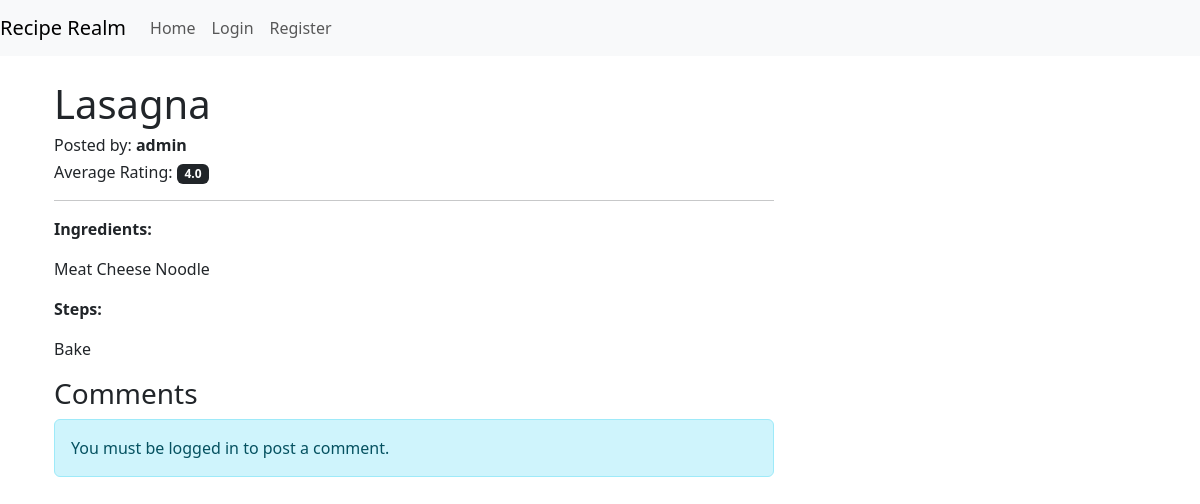
Screenshot of /recipe/2 with the database file from the repository.
### models.py (models this page shows)
class Recipe(db.Model):
    id = db.Column(db.Integer, primary_key=True)
    title = db.Column(db.String(200), nullable=False)
    ingredients = db.Column(db.Text, nullable=False)
    steps = db.Column(db.Text, nullable=False)
    author_id = db.Column(db.Integer, db.ForeignKey('user.id'), nullable=False)
    ratings = db.relationship('Rating', backref='recipe', lazy=True)
    @property
    def average_rating(self):
        total_ratings = len(self.ratings)
        if total_ratings == 0:
            return 0
        return sum([rating.value for rating in self.ratings]) / total_ratings

class User(db.Model, UserMixin):
    id = db.Column(db.Integer, primary_key=True)
    username = db.Column(db.String(150), nullable=False, unique=True)
    email = db.Column(db.String(150), nullable=False, unique=True)
    password = db.Column(db.String(150), nullable=False)
    recipes = db.relationship('Recipe', backref='author', lazy=True)
    comments = db.relationship('Comment', backref='user', lazy=True)  # Added backref to the Comment model
    bio = db.Column(db.String(500), nullable=True)
    profile_picture = db.Column(db.String(20), nullable=False, default='default.jpg')

class Rating(db.Model):
    id = db.Column(db.Integer, primary_key=True)
    value = db.Column(db.Float, nullable=False)
    user_id = db.Column(db.Integer, db.ForeignKey('user.id'), nullable=False)
    recipe_id = db.Column(db.Integer, db.ForeignKey('recipe.id'), nullable=False)
    __table_args__ = (db.UniqueConstraint('user_id', 'recipe_id', name='_user_recipe_uc'),)

### app.py (the view)
@app.route('/recipe/<int:recipe_id>', methods=['GET', 'POST'])
def recipe_detail(recipe_id):
    recipe = Recipe.query.get_or_404(recipe_id)
    form = CommentForm()  # Existing comment form
    rate_form = RatingForm()  # New rating form
    if form.validate_on_submit() and current_user.is_authenticated:
        comment = Comment(content=form.content.data, user_id=current_user.id, recipe_id=recipe_id)
        db.session.add(comment)
        db.session.commit()
        flash('Your comment has been posted!', 'success')
        return redirect(url_for('recipe_detail', recipe_id=recipe.id))
    if rate_form.validate_on_submit() and current_user.is_authenticated:
        rating = Rating(value=rate_form.rating_value.data, user_id=current_user.id, recipe_id=recipe_id)
        db.session.add(rating)
        db.session.commit()
        flash('Thanks for rating!', 'success')
        return redirect(url_for('recipe_detail', recipe_id=recipe.id))
    comments = Comment.query.filter_by(recipe_id=recipe.id).order_by(Comment.timestamp.desc()).all()
    return render_template('recipe_detail.html', recipe=recipe, form=form, comments=comments, rate_form=rate_form)

### templates/recipe_detail.html (shortened to what this page needs)
{% extends "layout.html" %} {% block content %}
<div class="container mt-4">
  <div class="row">
    <div class="col-md-8">
      <h1>{{ recipe.title }}</h1>
      <h6>Posted by: <strong>{{ recipe.author.username }}</strong></h6>
      <h6>
        Average Rating:
        <span class="badge bg-dark">{{ recipe.average_rating }}</span>
      </h6>
      <hr />
      <p><strong>Ingredients:</strong></p>
      <p>{{ recipe.ingredients }}</p>
      <p><strong>Steps:</strong></p>
      <p>{{ recipe.steps }}</p>
      <h3>Comments</h3>
       {% if current_user.is_authenticated %}
      <h4>Post a Comment</h4>
      <form method="POST">
        {{ form.hidden_tag() }}
        <div class="form-group">
          {{ form.content.label }} {{ form.content(class="form-control") }}
        </div>
        {{ form.submit(class="btn btn-primary") }}
      </form>
      {% else %}
      <div class="alert alert-info" role="alert">
        You must be logged in to post a comment.
      </div>
      {% endif %}
    </div>
    <div class="col-md-4">
    </div>
  </div>
</div>
{% endblock %}

### rows the page displays
Recipe: title "Lasagna", ingredients "Meat Cheese Noodle", steps "Bake"
User: author.username "admin"
Rating: average_rating "4.0"
